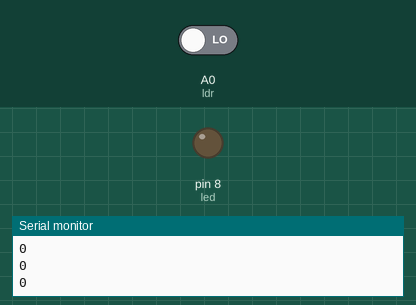
Simulated run of this sketch. Board: Arduino Uno, built with avr-gcc and run on an emulated ATmega328P. Shown: output pins drawn as LEDs (lit = HIGH), the last lines printed to the serial monitor. The inputs (shaded band) are chosen by the test bench; at power-on: A0 (ldr) LOW.

Above: at 1.2 s.
1.3 s: A0 (ldr) driven HIGH
At 2.0 s:
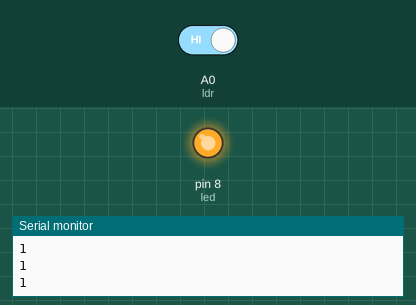
2.9 s: A0 (ldr) driven LOW
At 3.3 s:
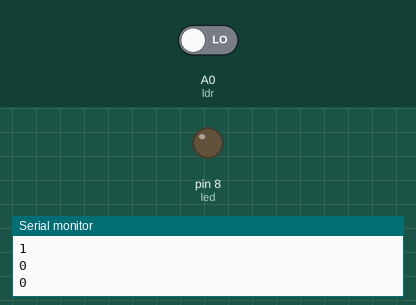
Timing chart, 0 to 5.9 s (numbered marks = the images above; inputs shaded):
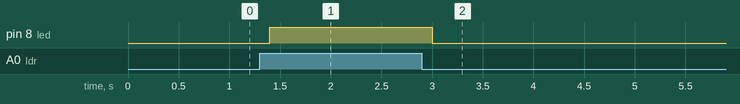

The sketch:

ldrLEDanalogDigital.ino
```cpp
// int ldr=A0;
// int led=9;
// void setup() {
//   // put your setup code here, to run once:
// pinMode(ldr,INPUT);
// pinMode(led,OUTPUT);
// Serial.begin(9600);
// }

// void loop() {
//   // put your main code here, to run repeatedly:
// int value=analogRead(ldr);
// int brightness=map(value,0,1023,0,255); // pwm is 8 bit resolution
// analogWrite(led,brightness);
// Serial.println(brightness);
// delay(200);
// }


int ldr=A0;
int led=8;
void setup() {
  // put your setup code here, to run once:
pinMode(ldr,INPUT);
pinMode(led,OUTPUT);
Serial.begin(9600);
}

void loop() {
  // put your main code here, to run repeatedly:
int value=digitalRead(ldr);
 // pwm is 8 bit resolution
digitalWrite(led,value);
Serial.println(value);
delay(200);
}
```

Measured:
- after the input at 1.3 s, pin 8 (led): LOW → HIGH after 0.10 s
- after the input at 2.9 s, pin 8 (led): HIGH → LOW after 0.10 s
